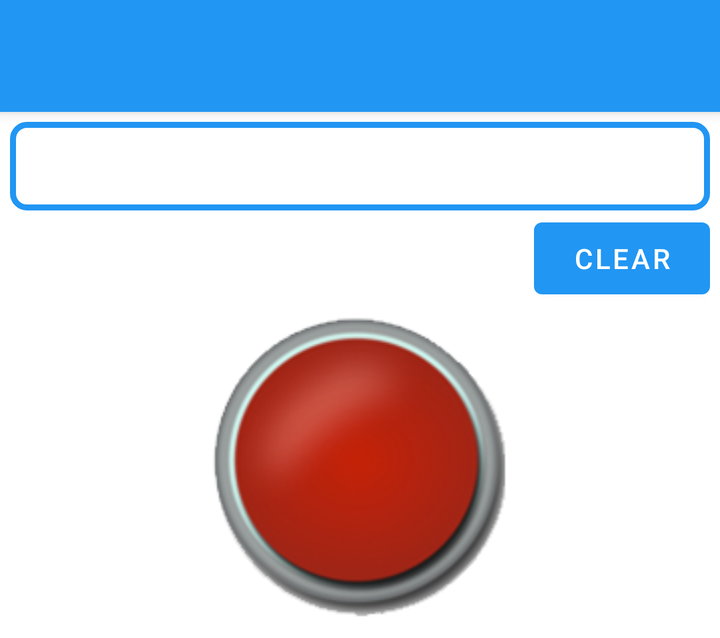
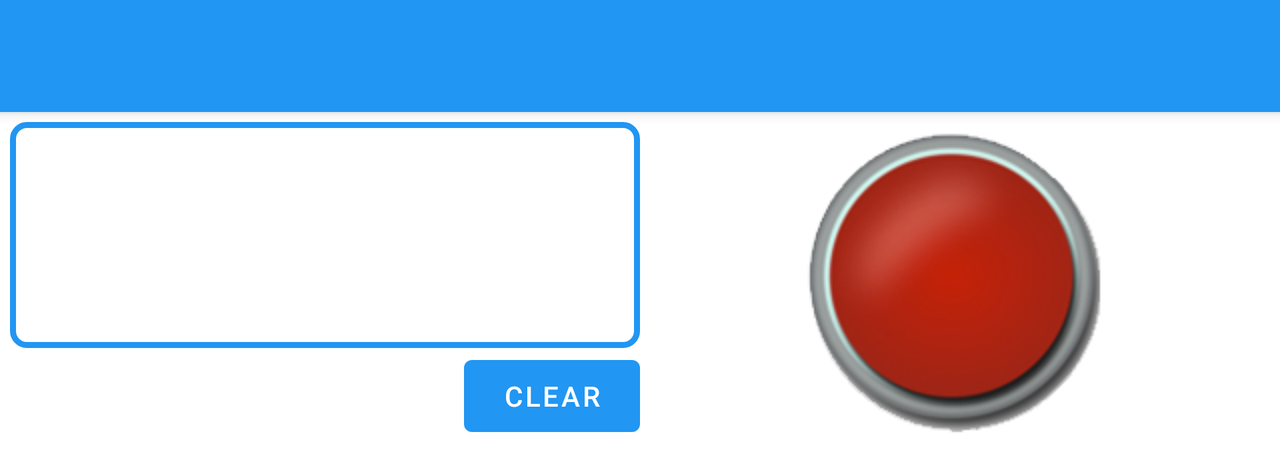

An Android layout and its configuration variant, each rendered on a device that would load it. The default file and the variant file are quoted in full after the pictures.
<!-- AndroidManifest.xml: application theme AppTheme -->
<!-- res/layout/activity_transmit_freepad.xml -->
<RelativeLayout xmlns:android="http://schemas.android.com/apk/res/android"
    xmlns:app="http://schemas.android.com/apk/res-auto"
    xmlns:tools="http://schemas.android.com/tools"
    android:layout_width="wrap_content"
    android:layout_height="wrap_content"
    android:orientation="vertical">

    <androidx.appcompat.widget.Toolbar
        android:id="@+id/toolbar"
        android:layout_width="match_parent"
        android:layout_height="wrap_content"

        android:background="@color/colorPrimary"
        android:elevation="4dp"
        android:theme="@style/ThemeOverlay.AppCompat.Dark.ActionBar"
        app:popupTheme="@style/ThemeOverlay.AppCompat.Dark.ActionBar"
        tools:ignore="UnusedAttribute" />

    <FrameLayout

        android:id="@+id/panel_layout"
        android:layout_width="match_parent"
        android:layout_height="wrap_content"
        android:layout_alignParentEnd="true"
        android:layout_below="@id/toolbar"
        android:orientation="vertical"
        android:padding="5dp">

        <LinearLayout
            android:layout_width="match_parent"
            android:layout_height="match_parent"
            android:orientation="vertical">

            <LinearLayout
                android:layout_width="match_parent"
                android:layout_height="wrap_content"
                android:layout_weight="1"
                android:orientation="vertical">

                <ScrollView
                    android:id="@+id/scrollViewOutput"
                    android:layout_width="match_parent"
                    android:layout_height="wrap_content"
                    android:layout_weight="1"
                    android:background="@drawable/blue_border_round_rect"
                    android:padding="5dp">

                    <TextView
                        android:id="@+id/textViewOutput"
                        style="?android:attr/textAppearanceMedium"
                        android:layout_width="match_parent"
                        android:layout_height="wrap_content"
                        android:ems="10"
                        android:linksClickable="false"
                        android:longClickable="true"
                        android:maxLines="300"
                        android:padding="5dp"
                        android:textColor="@color/colorPrimary" />
                </ScrollView>

                <LinearLayout
                    android:layout_width="match_parent"
                    android:layout_height="wrap_content"
                    android:layout_below="@+id/outputLayout"
                    android:orientation="horizontal">

                    <Space
                        android:layout_width="0dp"
                        android:layout_height="20dp"
                        android:layout_weight="1" />

                    <Button
                        android:id="@+id/buttonClear"
                        android:layout_width="wrap_content"
                        android:layout_height="wrap_content"
                        android:text="@string/clear"
                        android:theme="@style/AppTheme.Button" />

                </LinearLayout>
            </LinearLayout>

            <LinearLayout
                android:layout_width="match_parent"
                android:layout_height="wrap_content"
                android:orientation="vertical"
                android:padding="5dp">

                <ImageButton
                    android:id="@+id/imageButtonMorse"
                    android:layout_width="match_parent"
                    android:layout_height="match_parent"
                    android:adjustViewBounds="false"
                    android:background="@android:color/transparent"
                    android:contentDescription="@string/app_name"
                    android:scaleType="fitCenter"
                    android:src="@drawable/push_button" />

            </LinearLayout>

        </LinearLayout>
    </FrameLayout>
</RelativeLayout>
<!-- resources referenced by this layout -->
<resources>
  <color name="colorPrimary">#2196f3</color>
  <!-- drawable blue_border_round_rect (drawable) -->
  <?xml version="1.0" encoding="utf-8"?>
  <selector xmlns:android="http://schemas.android.com/apk/res/android">
      <item>
          <shape>
              <solid android:color="@android:color/transparent" />
              <stroke android:width="3dp" android:color="@color/colorPrimary" />
  
              <corners android:bottomLeftRadius="7dp" android:bottomRightRadius="7dp" android:topLeftRadius="7dp" android:topRightRadius="7dp" />
          </shape>
      </item>
  </selector>
  <!-- drawable push_button (drawable) -->
  <?xml version="1.0" encoding="utf-8"?>
  <selector xmlns:android="http://schemas.android.com/apk/res/android">
  
      <item android:drawable="@drawable/button_pressed" android:state_enabled="true" android:state_pressed="true" />
      <item android:drawable="@drawable/button_normal" android:state_enabled="true" android:state_focused="true" />
      <item android:drawable="@drawable/button_normal" android:state_enabled="true" />
  </selector>
  <string name="app_name">Morse Code Toolkit</string>
  <string name="clear">Clear</string>
  <!-- from res/values-v21/ -->
  <style name="AppTheme.Button" parent="Widget.AppCompat.Button.Colored">
          <item name="colorButtonNormal">@color/colorPrimary</item>
          <item name="android:textColor">@android:color/white</item>
  
      </style>
  <style name="AppTheme" parent="Theme.MaterialComponents.DayNight.DarkActionBar">
  
          
          <item name="colorPrimary">@color/colorPrimary</item>
          <item name="colorPrimaryDark">@color/colorPrimaryDark</item>
          <item name="colorAccent">@color/colorAccent</item>
  
      </style>
  <!-- drawable button_pressed: png bitmap (drawable, 25166 bytes) -->
  <!-- drawable button_normal: png bitmap (drawable, 29467 bytes) -->
  <color name="colorPrimaryDark">#1976D2</color>
  <color name="colorAccent">#00BFA5</color>
</resources>
<!-- res/layout-land/activity_transmit_freepad.xml (the repository's variant of the layout above) -->
<!-- drawn on the phone turned sideways -->
<RelativeLayout xmlns:android="http://schemas.android.com/apk/res/android"
    xmlns:app="http://schemas.android.com/apk/res-auto"
    xmlns:tools="http://schemas.android.com/tools"
    android:layout_width="wrap_content"
    android:layout_height="wrap_content"
    android:orientation="vertical">

    <androidx.appcompat.widget.Toolbar
        android:id="@+id/toolbar"
        android:layout_width="match_parent"
        android:layout_height="wrap_content"

        android:background="@color/colorPrimary"
        android:elevation="4dp"
        android:theme="@style/ThemeOverlay.AppCompat.Dark.ActionBar"
        app:popupTheme="@style/ThemeOverlay.AppCompat.Dark.ActionBar"
        tools:ignore="UnusedAttribute" />

    <FrameLayout

        android:id="@+id/panel_layout"
        android:layout_width="match_parent"
        android:layout_height="wrap_content"
        android:layout_alignParentEnd="true"
        android:layout_below="@id/toolbar"
        android:orientation="vertical"
        android:padding="5dp">

        <LinearLayout
            android:layout_width="match_parent"
            android:layout_height="match_parent"
            android:baselineAligned="false"
            android:orientation="horizontal">

            <LinearLayout
                android:layout_width="0dp"
                android:layout_height="match_parent"
                android:layout_weight="1"
                android:orientation="vertical">

                <ScrollView
                    android:id="@+id/scrollViewOutput"
                    android:layout_width="match_parent"
                    android:layout_height="0dp"
                    android:layout_weight="1"
                    android:background="@drawable/blue_border_round_rect"
                    android:padding="5dp">

                    <TextView
                        android:id="@+id/textViewOutput"
                        style="?android:attr/textAppearanceMedium"
                        android:layout_width="match_parent"
                        android:layout_height="wrap_content"
                        android:ems="10"
                        android:linksClickable="false"
                        android:longClickable="true"
                        android:maxLines="300"
                        android:padding="5dp"
                        android:textColor="@color/colorPrimary" />
                </ScrollView>

                <LinearLayout
                    android:layout_width="match_parent"
                    android:layout_height="wrap_content"
                    android:orientation="horizontal">

                    <Space
                        android:layout_width="0dp"
                        android:layout_height="20dp"
                        android:layout_weight="1" />

                    <Button
                        android:id="@+id/buttonClear"
                        android:layout_width="wrap_content"
                        android:layout_height="wrap_content"
                        android:text="@string/clear"
                        android:theme="@style/AppTheme.Button" />

                </LinearLayout>
            </LinearLayout>

            <LinearLayout
                android:layout_width="0dp"
                android:layout_height="wrap_content"
                android:layout_gravity="center"
                android:layout_weight="1"
                android:gravity="center_vertical|center_horizontal"
                android:orientation="horizontal"
                android:padding="5dp">

                <ImageButton
                    android:id="@+id/imageButtonMorse"
                    android:layout_width="match_parent"
                    android:layout_height="match_parent"
                    android:layout_gravity="center"
                    android:adjustViewBounds="false"
                    android:background="@android:color/transparent"
                    android:contentDescription="@string/app_name"
                    android:scaleType="fitCenter"
                    android:src="@drawable/push_button" />
            </LinearLayout>

        </LinearLayout>
    </FrameLayout>
</RelativeLayout>
